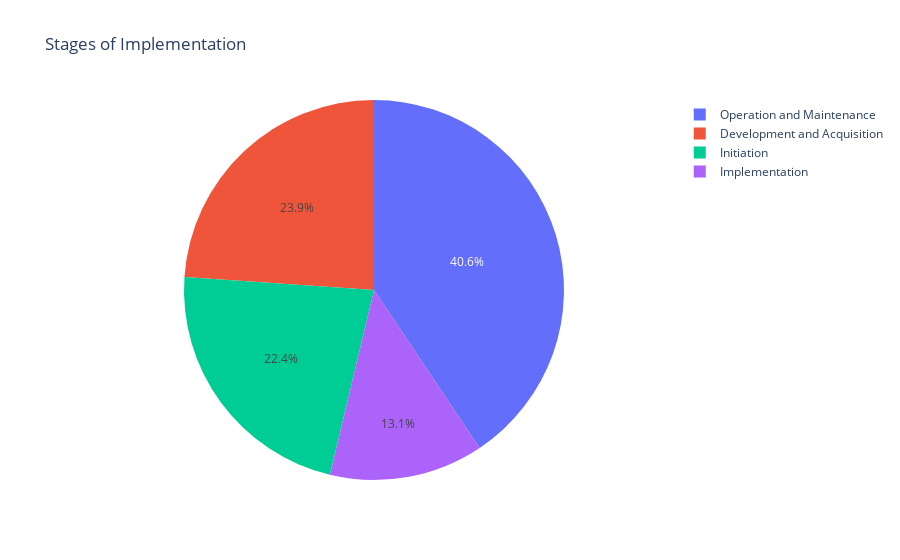

This figure's notebook cell:
### Code cell
fig

### Figure 1 — Plotly figure (JSON) as saved in the notebook; plotly's stock layout.template omitted (floating-point values rounded to 4 significant figures)
{"data": [{"domain": {"x": [0, 1], "y": [0, 1]}, "hovertemplate": "Stage=%{label}<br>Count=%{value}<extra></extra>", "labels": ["Operation and Maintenance", "Development and Acquisition", "Initiation", "Implementation"], "legendgroup": "", "name": "", "showlegend": true, "type": "pie", "values": [158, 93, 87, 51]}], "layout": {"autosize": true, "legend": {"tracegroupgap": 0}, "title": {"text": "Stages of Implementation"}}}
